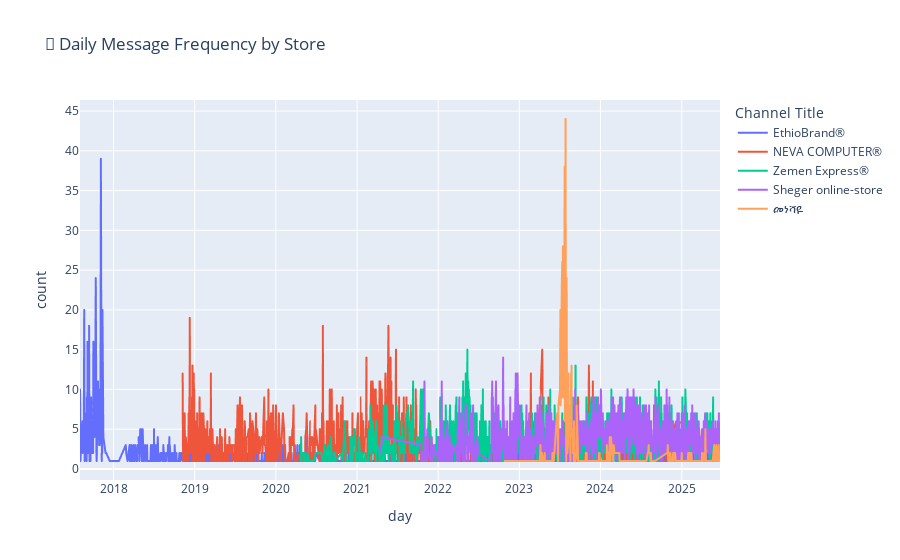

Notebook code for this chart:
### Code cell
df_daily = df.groupby(['day', 'Channel Title']).size().reset_index(name='count')

fig = px.line(df_daily, x='day', y='count', color='Channel Title',
              title='📆 Daily Message Frequency by Store')
fig.show()

### Figure 1 — Plotly figure (JSON) as saved in the notebook; plotly's stock layout.template omitted (floating-point values rounded to 4 significant figures; data arrays with more than 128 entries replaced by an {"elided": "..."} marker saying what was removed)
{"data": [{"hovertemplate": "Channel Title=EthioBrand®<br>day=%{x}<br>count=%{y}<extra></extra>", "legendgroup": "EthioBrand®", "line": {"color": "#636efa", "dash": "solid"}, "marker": {"symbol": "circle"}, "mode": "lines", "name": "EthioBrand®", "showlegend": true, "type": "scattergl", "x": {"elided": "1948 str values"}, "xaxis": "x", "y": {"elided": "1948 int values"}, "yaxis": "y"}, {"hovertemplate": "Channel Title=NEVA COMPUTER®<br>day=%{x}<br>count=%{y}<extra></extra>", "legendgroup": "NEVA COMPUTER®", "line": {"color": "#EF553B", "dash": "solid"}, "marker": {"symbol": "circle"}, "mode": "lines", "name": "NEVA COMPUTER®", "showlegend": true, "type": "scattergl", "x": {"elided": "875 str values"}, "xaxis": "x", "y": {"elided": "875 int values"}, "yaxis": "y"}, {"hovertemplate": "Channel Title=Zemen Express®<br>day=%{x}<br>count=%{y}<extra></extra>", "legendgroup": "Zemen Express®", "line": {"color": "#00cc96", "dash": "solid"}, "marker": {"symbol": "circle"}, "mode": "lines", "name": "Zemen Express®", "showlegend": true, "type": "scattergl", "x": {"elided": "1375 str values"}, "xaxis": "x", "y": {"elided": "1375 int values"}, "yaxis": "y"}, {"hovertemplate": "Channel Title=Sheger online-store<br>day=%{x}<br>count=%{y}<extra></extra>", "legendgroup": "Sheger online-store", "line": {"color": "#ab63fa", "dash": "solid"}, "marker": {"symbol": "circle"}, "mode": "lines", "name": "Sheger online-store", "showlegend": true, "type": "scattergl", "x": {"elided": "1026 str values"}, "xaxis": "x", "y": {"elided": "1026 int values"}, "yaxis": "y"}, {"hovertemplate": "Channel Title=መነሻዬ<br>day=%{x}<br>count=%{y}<extra></extra>", "legendgroup": "መነሻዬ", "line": {"color": "#FFA15A", "dash": "solid"}, "marker": {"symbol": "circle"}, "mode": "lines", "name": "መነሻዬ", "showlegend": true, "type": "scattergl", "x": {"elided": "298 str values"}, "xaxis": "x", "y": {"elided": "298 int values"}, "yaxis": "y"}], "layout": {"legend": {"title": {"text": "Channel Title"}, "tracegroupgap": 0}, "title": {"text": "📆 Daily Message Frequency by Store"}, "xaxis": {"anchor": "y", "domain": [0, 1], "title": {"text": "day"}}, "yaxis": {"anchor": "x", "domain": [0, 1], "title": {"text": "count"}}}}
